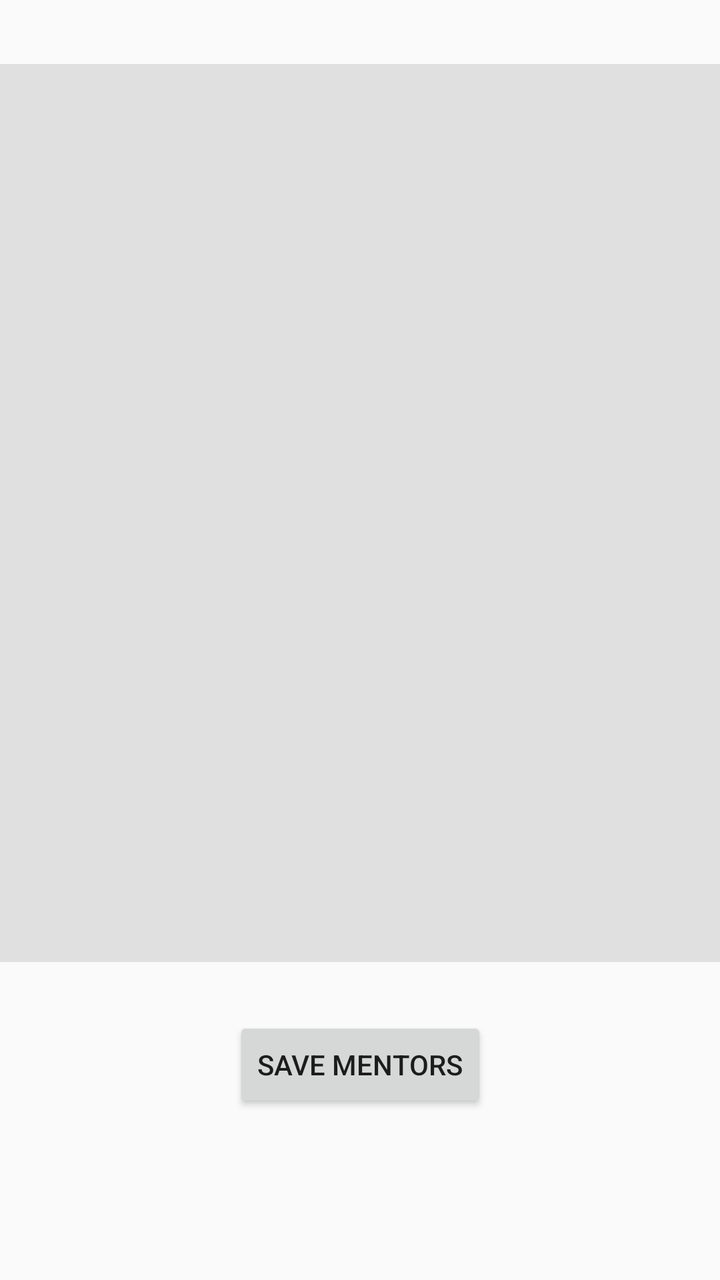
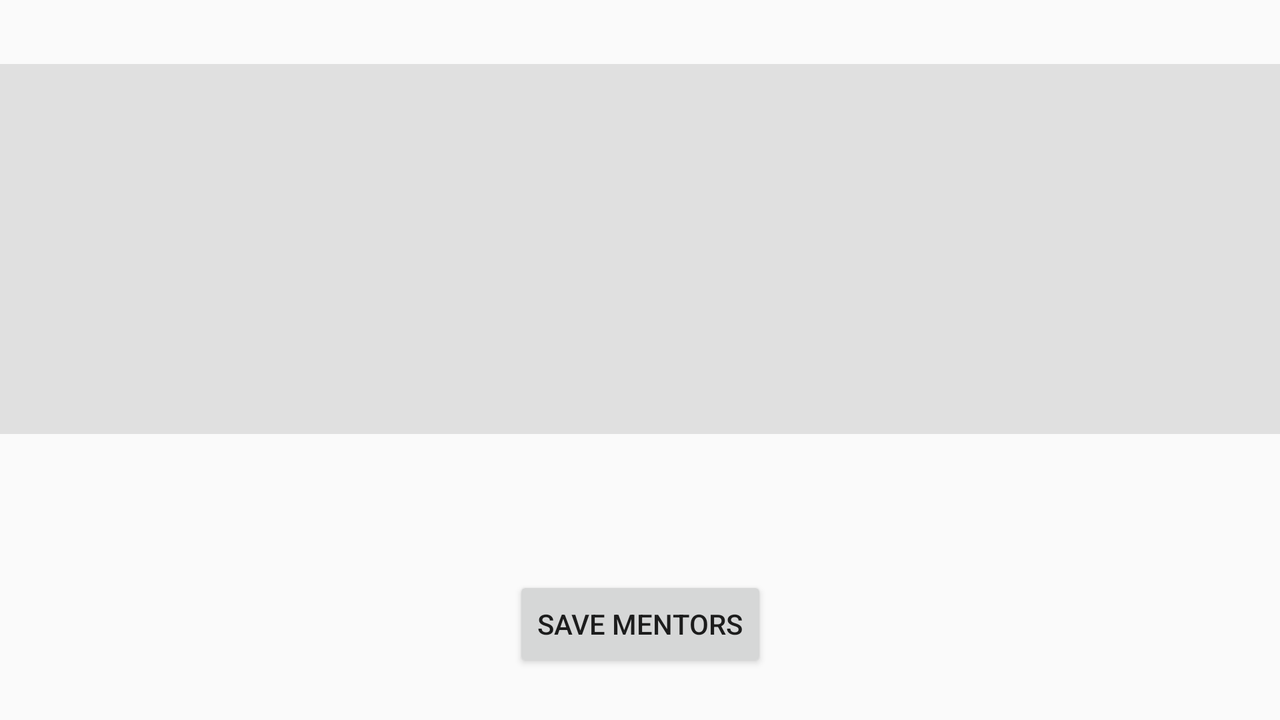

An Android layout and its configuration variant, each rendered on a device that would load it. The default file and the variant file are quoted in full after the pictures.
<!-- AndroidManifest.xml: application theme Theme.AppCompat.Light.NoActionBar -->
<!-- res/layout/activity_course_add_mentor.xml -->
<?xml version="1.0" encoding="utf-8"?>
<layout xmlns:android="http://schemas.android.com/apk/res/android"
    xmlns:app="http://schemas.android.com/apk/res-auto"
    xmlns:tools="http://schemas.android.com/tools">
    <data>
        <variable
            name="handler"
            type="com.example.schooltracker.CourseAddMentor" />
    </data>

<androidx.constraintlayout.widget.ConstraintLayout
    android:layout_width="match_parent"
    android:layout_height="match_parent"
    tools:context=".CourseAddMentor">

    <androidx.recyclerview.widget.RecyclerView
        android:id="@+id/mentorsRecycler"
        android:layout_width="match_parent"
        android:layout_height="449dp"
        android:layout_marginTop="32dp"
        android:paddingTop="5dp"
        android:paddingHorizontal="10dp"
        app:layout_constraintEnd_toEndOf="parent"
        app:layout_constraintHorizontal_bias="0.0"
        app:layout_constraintStart_toStartOf="parent"
        app:layout_constraintTop_toTopOf="parent"
        android:background="@color/recyclerBackground"/>

    <Button
        android:id="@+id/saveMentorsBtn"
        android:layout_width="wrap_content"
        android:layout_height="wrap_content"
        android:text="@string/save_mentors"
        app:layout_constraintBottom_toBottomOf="parent"
        app:layout_constraintEnd_toEndOf="parent"
        app:layout_constraintStart_toStartOf="parent"
        app:layout_constraintTop_toBottomOf="@+id/mentorsRecycler"
        app:layout_constraintVertical_bias="0.247"
        android:onClick="@{()->handler.saveMentors()}"/>
</androidx.constraintlayout.widget.ConstraintLayout>

</layout>
<!-- resources referenced by this layout -->
<resources>
  <color name="recyclerBackground">#E0E0E0</color>
  <string name="save_mentors">Save Mentors</string>
</resources>
<!-- res/layout-land/activity_course_add_mentor.xml (the repository's variant of the layout above) -->
<!-- drawn on the phone turned sideways -->
<?xml version="1.0" encoding="utf-8"?>
<layout xmlns:android="http://schemas.android.com/apk/res/android"
    xmlns:app="http://schemas.android.com/apk/res-auto"
    xmlns:tools="http://schemas.android.com/tools">
    <data>
        <variable
            name="handler"
            type="com.example.schooltracker.CourseAddMentor" />
    </data>

<androidx.constraintlayout.widget.ConstraintLayout
    android:layout_width="match_parent"
    android:layout_height="match_parent"
    tools:context=".CourseAddMentor">

    <androidx.recyclerview.widget.RecyclerView
        android:id="@+id/mentorsRecycler"
        android:layout_width="match_parent"
        android:layout_height="0dp"
        android:layout_marginTop="32dp"
        android:layout_marginBottom="71dp"
        android:background="@color/recyclerBackground"
        android:paddingHorizontal="10dp"
        android:paddingTop="5dp"
        app:layout_constraintBottom_toTopOf="@+id/saveMentorsBtn"
        app:layout_constraintEnd_toEndOf="parent"
        app:layout_constraintHorizontal_bias="0.0"
        app:layout_constraintStart_toStartOf="parent"
        app:layout_constraintTop_toTopOf="parent" />

    <Button
        android:id="@+id/saveMentorsBtn"
        android:layout_width="wrap_content"
        android:layout_height="wrap_content"
        android:layout_marginBottom="24dp"
        android:onClick="@{()->handler.saveMentors()}"
        android:text="@string/save_mentors"
        app:layout_constraintBottom_toBottomOf="parent"
        app:layout_constraintEnd_toEndOf="parent"
        app:layout_constraintStart_toStartOf="parent"
        app:layout_constraintTop_toBottomOf="@+id/mentorsRecycler"
        app:layout_constraintVertical_bias="0.522" />
</androidx.constraintlayout.widget.ConstraintLayout>

</layout>
